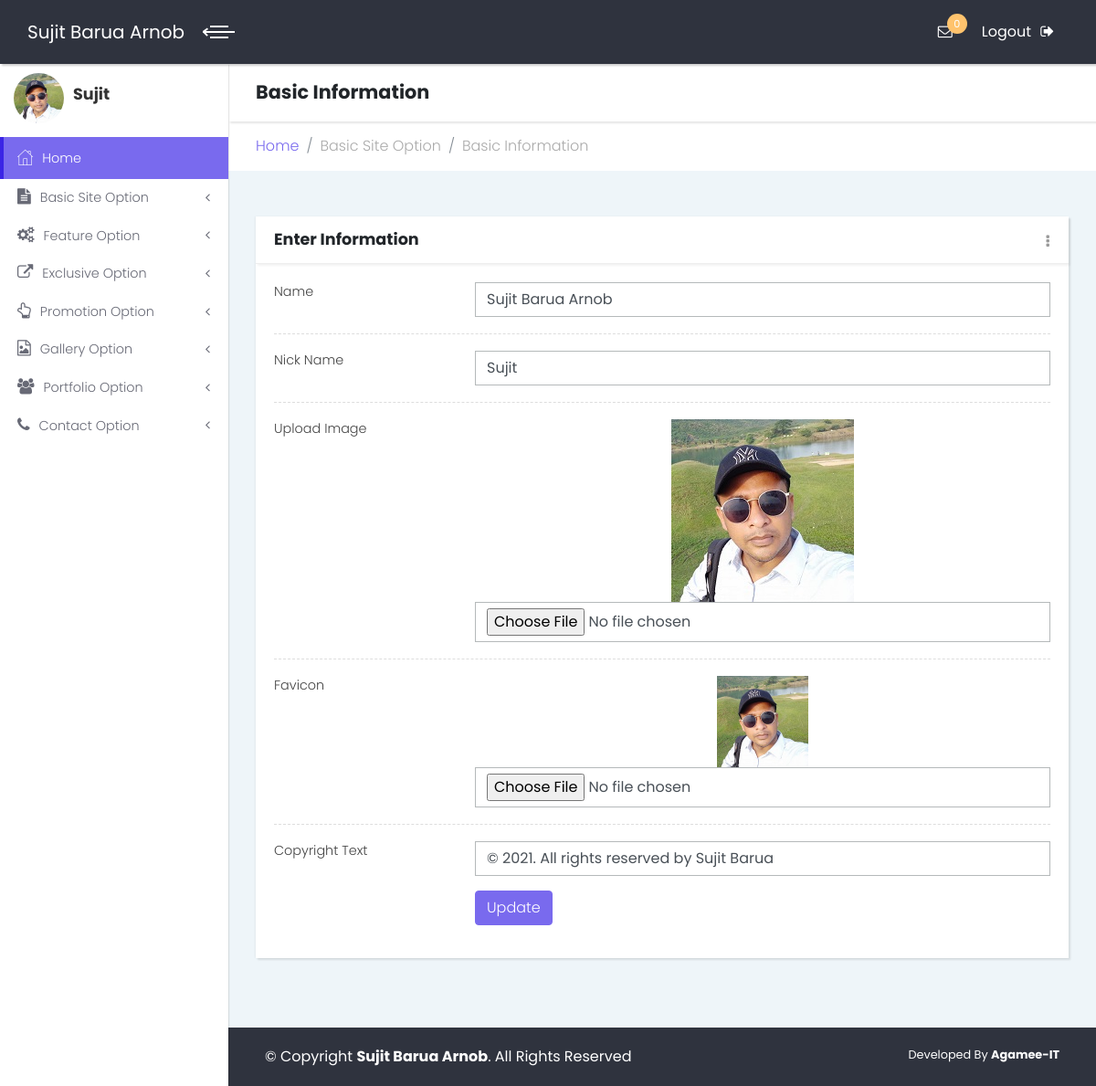
The app's page /admin/titlelogo.php (signed in) with its own data.
### tables this page shows
CREATE TABLE `tbl_basic_info` (
  `id` int(11) NOT NULL,
  `name` varchar(255) NOT NULL,
  `nickname` varchar(100) NOT NULL,
  `logo` varchar(255) NOT NULL,
  `favicon` varchar(255) NOT NULL,
  `copyright` varchar(255) NOT NULL
);

### lib/database.php (called while the page is built, shortened)
<?php
class Database{
	public $host   = DB_HOST;
	public $user   = DB_USER;
	public $pass   = DB_PASS;
	public $dbname = DB_NAME;
	public $link1;
	private function connecDB()
	{
		$this->link1 = new mysqli($this->host, $this->user, $this->pass, $this->dbname);
	}
	public function select($query)
	{
		$result = $this->link1->query($query) or die ($this->link1->error.__LINE__);
		if($result->num_rows > 0){
			return $result;
		}
		else{
			return false;
		}
	}
	public function num_rows($query)
	{
		$result = $this->link1->query($query) or die ($this->link1->error.__LINE__);
		if($result->num_rows > 0){
			return true;
		}
		else{
			return false;
		}
	}
}
?>

### admin/titlelogo.php (the view, shortened to what this page needs)
<?php include "inc/header.php"; ?>
<?php include "inc/sidebar.php"; ?>
        <div class="content-inner">
          <header class="page-header">
            <div class="container-fluid">
              <h2 class="no-margin-bottom">Basic Information</h2>
            </div>
          </header>
          <div class="breadcrumb-holder container-fluid">
            <ul class="breadcrumb">
              <li class="breadcrumb-item"><a href="index.php">Home</a></li>
              <li class="breadcrumb-item active">Basic Site Option</li>
			  <li class="breadcrumb-item active">Basic Information</li>
			</ul>
          </div>
          <section class="forms">
            <div class="container-fluid">
              <div class="row">
                <div class="col-lg-12">
                  <div class="card">
                    <div class="card-close">
                      <div class="dropdown">
                        <button type="button" id="closeCard5" data-toggle="dropdown" aria-haspopup="true" aria-expanded="false" class="dropdown-toggle"><i class="fa fa-ellipsis-v"></i></button>
                      </div>
                    </div>
                    <div class="card-header d-flex align-items-center">
                      <h3 class="h4">Enter Information</h3>
                    </div>
                    <div class="card-body">
                      <form class="form-horizontal" action="" method="post" enctype="multipart/form-data">
<?php
	$query1 = "select * from tbl_basic_info";
	$getpost = $db->num_rows($query1);
    if($getpost)
    {
	    $getpost = $db->select($query1);
	    while($postresult = $getpost->fetch_assoc())
	    {
?>
                        <div class="form-group row">
                          <label class="col-sm-3 form-control-label">Name</label>
                          <div class="col-sm-9">
                            <input type="text" name="name" class="form-control" required value="<?php echo $postresult['name']; ?>">
                          </div>
                        </div>
						<div class="line"></div>
						<div class="form-group row">
                          <label class="col-sm-3 form-control-label">Nick Name</label>
                          <div class="col-sm-9">
                            <input type="text" name="nickname" class="form-control" required value="<?php echo $postresult['nickname']; ?>">
                          </div>
                        </div>
						<div class="line"></div>
						<div class="form-group row">
                          <label class="col-sm-3 form-control-label">Upload Image</label>
                          <div class="col-sm-9" style="text-align:center">
						  <img src="<?php echo $postresult['logo'];?>" height="200px" width="200px"/><br/>
                            <input type="file" name="logo" class="form-control">
                          </div>
                        </div>
						<div class="line"></div>
						<div class="form-group row">
                          <label class="col-sm-3 form-control-label">Favicon</label>
                          <div class="col-sm-9" style="text-align:center">
						  <img src="<?php echo $postresult['favicon'];?>" height="100px" width="100px"/><br/>
                            <input type="file" name="favicon" class="form-control">
                          </div>
                        </div>
						<div class="line"></div>
						<div class="form-group row">
                          <label class="col-sm-3 form-control-label">Copyright Text</label>
                          <div class="col-sm-9">
                            <input type="text" name="copyright" required class="form-control" value="<?php echo $postresult['copyright']; ?>">
                          </div>
                        </div>
						<div class="form-group row">
                          <div class="col-sm-4 offset-sm-3">
                            <button type="submit" class="btn btn-primary">Update</button>
                          </div>
                        </div>
<?php } } ?>
                      </form>
                    </div>
                  </div>
                </div>
              </div>
            </div>
          </section>
<?php include "inc/footer.php"; ?>
        </div>
      </div>
    </div>
  </body>
</html>

### admin/inc/header.php (shortened to what this page needs)
<?php include '../lib/database.php'; ?>
<?php
	$db = new Database();
?>
<!DOCTYPE html>
<html>
<head>
    <link rel="stylesheet" href="vendor/bootstrap/css/bootstrap.min.css">
    <link rel="stylesheet" href="vendor/font-awesome/css/font-awesome.min.css">
    <link rel="stylesheet" href="css/fontastic.css">
    <link rel="stylesheet" href="css/style.default.css" id="theme-stylesheet">
    <link rel="stylesheet" href="css/custom.css">
</head>
<body>
    <div class="page">
        <header class="header">
            <nav class="navbar">
                <div class="container-fluid">
                    <div class="navbar-holder d-flex align-items-center justify-content-between">
                        <div class="navbar-header">
                            <a href="index.php" class="navbar-brand">
<?php
    $query = "select * from tbl_basic_info";
    $getData = $db->select($query);
    if($getData)
    {
        while($result = $getData->fetch_assoc())
        {
?>
                                <div class="brand-text brand-big"><span><?php echo $result['name'];?></span></div>
<?php } } ?>
                            </a>
                            <a id="toggle-btn" href="#" class="menu-btn active"><span></span><span></span><span></span></a>
                        </div>
                        <ul class="nav-menu list-unstyled d-flex flex-md-row align-items-md-center">
<?php
		$query = "select count(id) as countId from tbl_contact where status=0";
		$getData = $db->select($query);
		if($getData)
		{
			while($result = $getData->fetch_assoc())
			{
				$countId = $result['countId'];
			}
		}
?>
                            <li class="nav-item dropdown"> <a id="messages" rel="nofollow" href="inbox.php" class="nav-link"><i class="fa fa-envelope-o"></i><span class="badge bg-orange"><?php echo $countId; ?></span></a>
                            </li>
                            <li class="nav-item"><a href="logout.php" class="nav-link logout">Logout<i class="fa fa-sign-out"></i></a></li>
                        </ul>
                    </div>
                </div>
            </nav>
        </header>

### admin/inc/sidebar.php (shortened to what this page needs)
        <div class="page-content d-flex align-items-stretch">
            <nav class="side-navbar">
<?php
    $query = "select * from tbl_basic_info";
    $getData = $db->select($query);
    if($getData)
    {
        while($result = $getData->fetch_assoc())
        {
?>
                <div class="sidebar-header d-flex align-items-center">
                    <div class="avatar"><img src="<?php echo $result['logo'];?>" alt="..." class="img-fluid rounded-circle"></div>
                    <div class="title">
                        <h1 class="h4"><?php echo $result['nickname'];?></h1>
                    </div>
                </div>
<?php } } ?>
                <ul class="list-unstyled">
                    <li class="active"><a href="index.php"> <i class="icon-home"></i>Home </a></li>
					<li><a href="#exampledropdownDropdown" aria-expanded="false" data-toggle="collapse"> <i class="fa fa-file-text"></i>Basic Site Option</a>
                    </li>
					<li><a href="#exampledropdownDropdown2" aria-expanded="false" data-toggle="collapse"> <i class="fa fa-cogs"></i>Feature Option</a>
                    </li>
					<li><a href="#exampledropdownDropdown3" aria-expanded="false" data-toggle="collapse"> <i class="fa fa-external-link"></i>Exclusive Option</a>
                    </li>
					<li><a href="#exampledropdownDropdown4" aria-expanded="false" data-toggle="collapse"> <i class="fa fa-hand-o-up"></i>Promotion Option</a>
                    </li>
					<li><a href="#exampledropdownDropdown5" aria-expanded="false" data-toggle="collapse"> <i class="fa fa-file-image-o"></i>Gallery Option</a>
                    </li>
					<li><a href="#exampledropdownDropdown6" aria-expanded="false" data-toggle="collapse"> <i class="fa fa-users"></i>Portfolio Option</a>
                    </li>
					<li><a href="#exampledropdownDropdown7" aria-expanded="false" data-toggle="collapse"> <i class="fa fa-phone"></i>Contact Option</a>
                    </li>
                </ul>
            </nav>

### admin/inc/footer.php
<footer class="main-footer">
	<div class="container-fluid">
		<div class="row">
			<div class="col-sm-8">
<?php
$query = "select * from tbl_basic_info";
$getData = $db->select($query);
if($getData)
{
	while($result = $getData->fetch_assoc())
	{
?>
				&copy; Copyright <strong><span><?php echo $result['name'];?></span></strong>. All Rights Reserved
<?php } } ?>
			</div>
			<div class="col-sm-4 text-right">
				<p>Developed By <b><a href="#">Agamee-IT</a></b></p>
			</div>
		</div>
	</div>
</footer>

### records on screen
tbl_basic_info: name "Sujit Barua Arnob", logo (picture), nickname "Sujit", favicon (picture), copyright "© 2021. All rights reserved by Sujit Barua"

### other values on screen
$countId "0"
